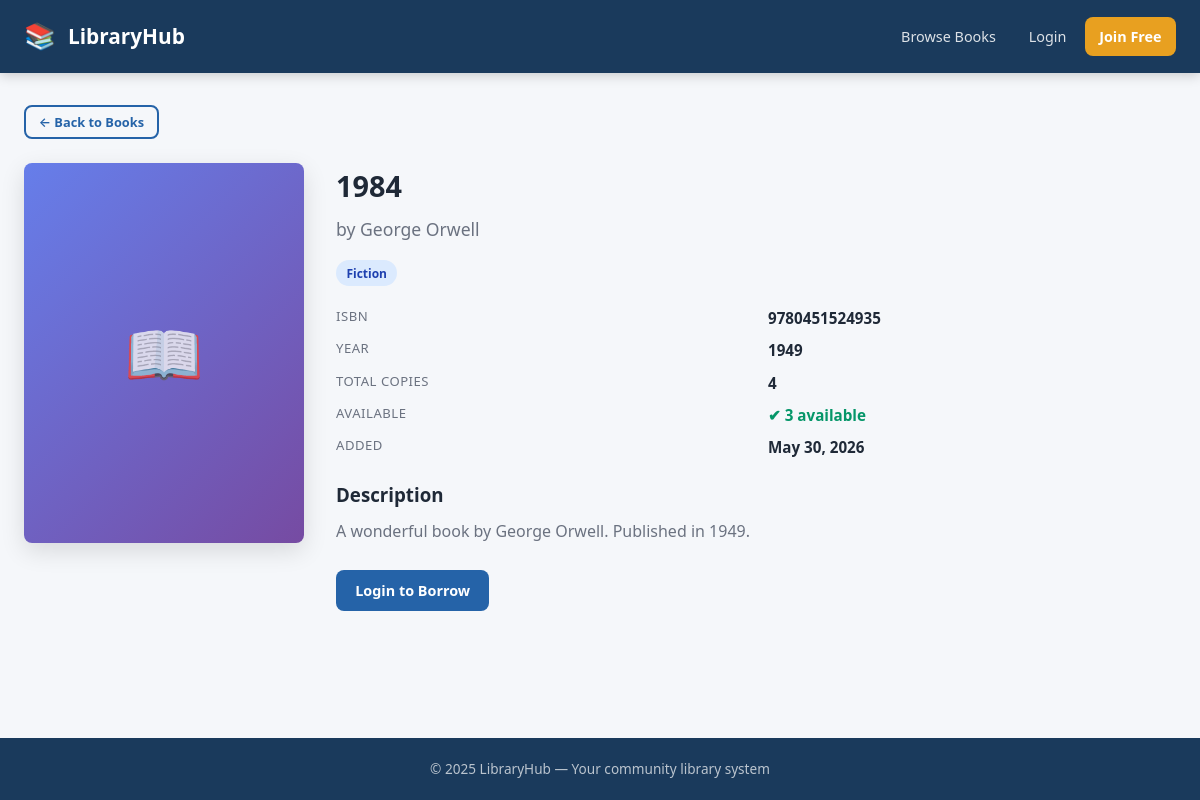
The page /books/2/ on the database its author committed.
### library/models.py (models this page shows, shortened)
class Book(models.Model):
    title = models.CharField(max_length=300)
    author = models.CharField(max_length=200)
    isbn = models.CharField(max_length=13, unique=True)
    category = models.ForeignKey(Category, on_delete=models.SET_NULL, null=True, related_name='books')
    description = models.TextField(blank=True)
    published_year = models.PositiveIntegerField(null=True, blank=True)
    total_copies = models.PositiveIntegerField(default=1)
    available_copies = models.PositiveIntegerField(default=1)
    cover_image = models.ImageField(upload_to='book_covers/', blank=True, null=True)
    date_added = models.DateTimeField(auto_now_add=True)
    class Meta:
        ordering = ['title']
    @property
    def is_available(self):
        return self.available_copies > 0

class Category(models.Model):
    name = models.CharField(max_length=100, unique=True)
    description = models.TextField(blank=True)
    class Meta:
        verbose_name_plural = "categories"
        ordering = ['name']

### library/views.py (the view, shortened to what this page needs)
# urls.py: path('books/<int:pk>/', views.book_detail, name='book_detail'),
def book_detail(request, pk):
    book = get_object_or_404(Book, pk=pk)
    user_has_active_borrow = False
    user_has_reservation = False
    return render(request, 'library/book_detail.html', {
        'book': book,
        'user_has_active_borrow': user_has_active_borrow,
        'user_has_reservation': user_has_reservation,
    })

### templates/library/book_detail.html (shortened to what this page needs)
{% extends 'library/base.html' %}
{% block content %}
<a href="{% url 'book_list' %}" class="btn btn-outline btn-sm" style="margin-bottom:1.5rem;">← Back to Books</a>
<div class="book-detail">
  <div class="book-detail-cover">
    <div class="book-cover" style="height:380px;">
      {% if book.cover_image %}
        <img src="{{ book.cover_image.url }}" alt="{{ book.title }}">
      {% else %}
        📖
      {% endif %}
    </div>
  </div>
  <div>
    <h1 style="font-size:1.8rem;margin-bottom:0.4rem;">{{ book.title }}</h1>
    <p style="font-size:1.1rem;color:var(--text-muted);margin-bottom:1rem;">by {{ book.author }}</p>
    {% if book.category %}<span class="badge badge-blue">{{ book.category.name }}</span>{% endif %}
    <dl class="book-meta" style="margin-top:1.25rem;">
      <dt>ISBN</dt><dd>{{ book.isbn }}</dd>
      {% if book.published_year %}
      <dt>Year</dt><dd>{{ book.published_year }}</dd>
      {% endif %}
      <dt>Total Copies</dt><dd>{{ book.total_copies }}</dd>
      <dt>Available</dt>
      <dd>
        {% if book.is_available %}
          <span class="available">✔ {{ book.available_copies }} available</span>
        {% else %}
          <span class="unavailable">✘ None available</span>
        {% endif %}
      </dd>
      <dt>Added</dt><dd>{{ book.date_added|date:"N j, Y" }}</dd>
    </dl>
    {% if book.description %}
    <h3 style="margin-bottom:0.5rem;">Description</h3>
    <p style="color:var(--text-muted);line-height:1.8;">{{ book.description }}</p>
    {% endif %}
    <div class="book-actions">
      {% if user.is_authenticated %}
        {% if user_has_active_borrow %}
          <span class="badge badge-yellow" style="padding:0.5rem 1rem;font-size:0.9rem;">You have this book borrowed</span>
        {% elif book.is_available %}
          <form method="post" action="{% url 'borrow_book' book.pk %}">
            {% csrf_token %}
            <button type="submit" class="btn btn-success">📥 Borrow Book</button>
          </form>
        {% endif %}
        {% if not user_has_active_borrow and not book.is_available %}
          {% if user_has_reservation %}
            <span class="badge badge-blue" style="padding:0.5rem 1rem;font-size:0.9rem;">✔ Reserved</span>
          {% else %}
            <form method="post" action="{% url 'reserve_book' book.pk %}">
              {% csrf_token %}
              <button type="submit" class="btn btn-warning">🔔 Reserve</button>
            </form>
          {% endif %}
        {% endif %}
      {% else %}
        <a href="{% url 'login' %}?next={{ request.path }}" class="btn btn-primary">Login to Borrow</a>
      {% endif %}
    </div>
  </div>
</div>
{% endblock %}

### static/css/style.css (style rules this page uses)
:root { --primary: #1a3a5c; --primary-light: #2563a8; --accent: #e8a020; --accent-dark: #c47d0e; --bg: #f5f7fa; --card-bg: #ffffff; --text: #1f2937; --text-muted: #6b7280; --border: #e5e7eb; --success: #059669; --danger: #dc2626; --warning: #d97706; --info: #0284c7; --radius: 8px; --shadow: 0 2px 8px rgba(0,0,0,0.08); --shadow-lg: 0 8px 24px rgba(0,0,0,0.12); }
* { box-sizing: border-box; margin: 0; padding: 0; }
body { font-family: 'Segoe UI', system-ui, -apple-system, sans-serif; background: var(--bg); color: var(--text); line-height: 1.6; min-height: 100vh; display: flex; flex-direction: column; }
.book-cover { width: 100%; height: 200px; object-fit: cover; background: linear-gradient(135deg, #667eea, #764ba2); display: flex; align-items: center; justify-content: center; font-size: 4rem; color: rgba(255,255,255,0.8); }
.badge { display: inline-block; padding: 0.2rem 0.65rem; border-radius: 999px; font-size: 0.75rem; font-weight: 600; }
.badge-blue { background: #dbeafe; color: #1e40af; }
.btn { display: inline-flex; align-items: center; gap: 0.4rem; padding: 0.55rem 1.2rem; border-radius: var(--radius); font-size: 0.9rem; font-weight: 600; cursor: pointer; text-decoration: none; border: none; transition: all 0.2s; }
.btn-primary { background: var(--primary-light); color: #fff; }
.btn-outline { background: transparent; border: 2px solid var(--primary-light); color: var(--primary-light); }
.btn-sm { padding: 0.3rem 0.8rem; font-size: 0.8rem; }
.available { color: var(--success); font-weight: 600; }
.book-detail { display: grid; grid-template-columns: 280px 1fr; gap: 2rem; align-items: start; }
.book-detail-cover { border-radius: var(--radius); overflow: hidden; box-shadow: var(--shadow-lg); }
.book-detail-cover .book-cover { height: 380px; }
.book-meta { display: grid; grid-template-columns: 1fr 1fr; gap: 0.5rem 1.5rem; margin: 1.25rem 0; }
.book-meta dt { font-size: 0.82rem; color: var(--text-muted); text-transform: uppercase; letter-spacing: 0.5px; }
.book-meta dd { font-weight: 600; font-size: 0.95rem; }
.book-actions { display: flex; gap: 0.75rem; flex-wrap: wrap; margin-top: 1.5rem; }

### rows shown on the page
Book: title "1984", author "George Orwell", category.name "Fiction", isbn "9780451524935", published_year "1949", total_copies "4", available_copies "3", date_added "May 30, 2026", description "A wonderful book by George Orwell. Published in 1949."
